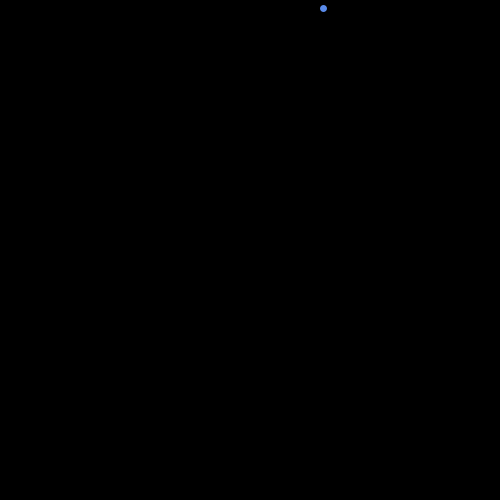
Frame 1 (no input)
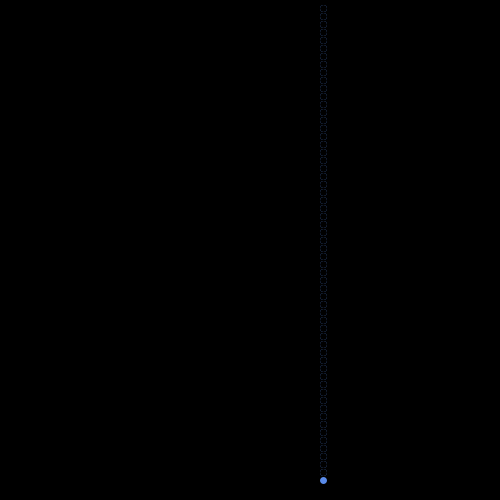
Frame 60 (the mouse pressed at the canvas centre just before this capture)
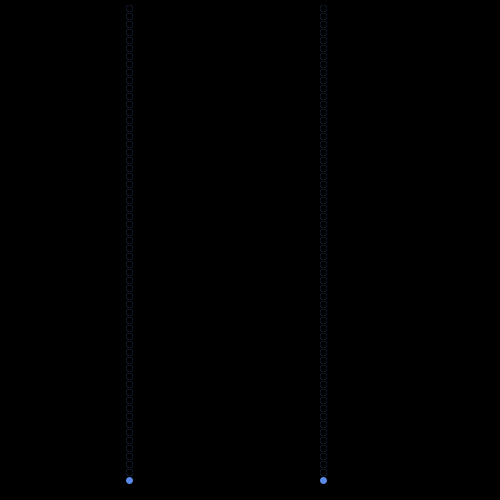
Frame 120 (the mouse held since frame 60 and released just before this capture)

The Processing sketch that drew these frames (run headless with seeded random() and noise(); from frame 60 on, the mouse is pressed at the canvas centre):

// Processing sketch: Challange_18
// ── Challange_18.pde
float xval;
float yval;
 
void setup()
{
  size(500,500); 
  background(0);
  xval = random(500);
  yval = 0;
  strokeWeight(7);
  stroke(#4C4AF5);
  frameRate(1000000000);
}
 
 
 
 
void draw()
{
  stroke(0);
  point(xval,yval);
  yval += 8;
  stroke(#5A8BEA);
  point(xval,yval);
   
  if (yval >= 480)
  {
    xval = random(500);
    yval = 0;
  }
   
}
